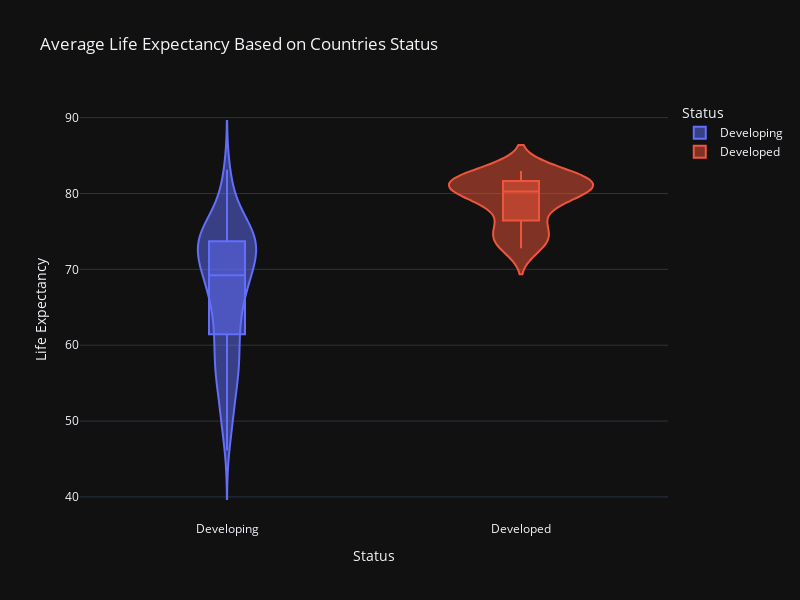

Notebook code for this chart:
### Code cell
# Creating a violin plot for average life expectancy based on countries' status
violin_df = df.groupby(['Country', 'Status'])['Life_expectancy'].mean().reset_index()

# Plotting the violin plot using Plotly Express
fig = px.violin(violin_df, x='Status', y='Life_expectancy', color='Status', template='plotly_dark', box=True, title='Average Life Expectancy Based on Countries Status')
fig.update_layout(width=800, height=600, xaxis_title='Status', yaxis_title='Life Expectancy')
fig.show()

### Figure 1 — Plotly figure (JSON) as saved in the notebook; plotly's stock layout.template omitted (floating-point values rounded to 4 significant figures; data arrays with more than 128 entries replaced by an {"elided": "..."} marker saying what was removed)
{"data": [{"alignmentgroup": "True", "box": {"visible": true}, "hovertemplate": "Status=%{x}<br>Life_expectancy=%{y}<extra></extra>", "legendgroup": "Developing", "marker": {"color": "#636efa"}, "name": "Developing", "offsetgroup": "Developing", "orientation": "v", "scalegroup": "True", "showlegend": true, "type": "violin", "x": {"elided": "158 str values"}, "x0": " ", "xaxis": "x", "y": {"elided": "158 float values"}, "y0": " ", "yaxis": "y"}, {"alignmentgroup": "True", "box": {"visible": true}, "hovertemplate": "Status=%{x}<br>Life_expectancy=%{y}<extra></extra>", "legendgroup": "Developed", "marker": {"color": "#EF553B"}, "name": "Developed", "offsetgroup": "Developed", "orientation": "v", "scalegroup": "True", "showlegend": true, "type": "violin", "x": ["Developed", "Developed", "Developed", "Developed", "Developed", "Developed", "Developed", "Developed", "Developed", "Developed", "Developed", "Developed", "Developed", "Developed", "Developed", "Developed", "Developed", "Developed", "Developed", "Developed", "Developed", "Developed", "Developed", "Developed", "Developed", "Developed", "Developed", "Developed", "Developed", "Developed", "Developed", "Developed"], "x0": " ", "xaxis": "x", "y": [81.81, 81.48, 80.68, 72.79, 76.12, 79.67, 76.77, 79.26, 81.05, 73.83, 82.44, 80.15, 82.93, 82.95, 73.73, 72.81, 80.78, 80.36, 81.33, 81.34, 81.79, 75.65, 79.99, 74.28, 81.47, 74.75, 79.73, 82.07, 82.52, 82.4, 79.36, 78.06], "y0": " ", "yaxis": "y"}], "layout": {"height": 600, "legend": {"title": {"text": "Status"}, "tracegroupgap": 0}, "title": {"text": "Average Life Expectancy Based on Countries Status"}, "violinmode": "overlay", "width": 800, "xaxis": {"anchor": "y", "categoryarray": ["Developing", "Developed"], "categoryorder": "array", "domain": [0, 1], "title": {"text": "Status"}}, "yaxis": {"anchor": "x", "domain": [0, 1], "title": {"text": "Life Expectancy"}}}}
